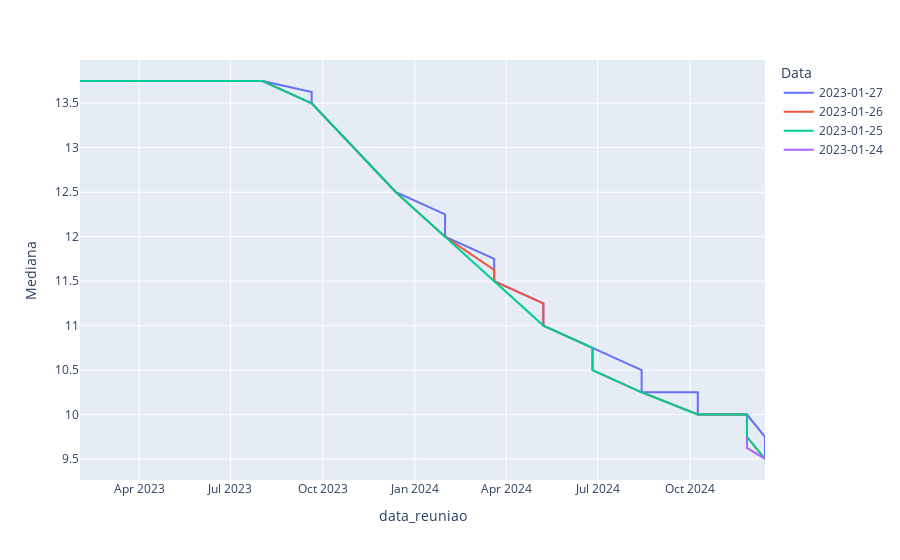

Here is the notebook cell this chart was saved with:
### Code cell
# Gráfico iterativo utilizando o plotly
fig=px.line(df_selic,x='data_reuniao',y='Mediana', color='Data')
# Gerando arquivo com o resultado
# plotly.offline.plot(fig, show_link = True,filename=f'./output/IPCA_forcast.html')
fig.show()

### Figure 1 — Plotly figure (JSON) as saved in the notebook; plotly's stock layout.template omitted (floating-point values rounded to 4 significant figures)
{"data": [{"hovertemplate": "Data=2023-01-27<br>data_reuniao=%{x}<br>Mediana=%{y}<extra></extra>", "legendgroup": "2023-01-27", "line": {"color": "#636efa", "dash": "solid"}, "marker": {"symbol": "circle"}, "mode": "lines", "name": "2023-01-27", "orientation": "v", "showlegend": true, "type": "scatter", "x": ["2023-02-01", "2023-02-01", "2023-03-22", "2023-03-22", "2023-05-03", "2023-05-03", "2023-06-21", "2023-06-21", "2023-08-02", "2023-08-02", "2023-09-20", "2023-09-20", "2023-11-01", "2023-11-01", "2023-12-13", "2023-12-13", "2024-01-31", "2024-01-31", "2024-03-20", "2024-03-20", "2024-05-08", "2024-05-08", "2024-06-26", "2024-06-26", "2024-08-14", "2024-08-14", "2024-10-09", "2024-10-09", "2024-11-27", "2024-11-27", "2024-12-15", "2024-12-15"], "xaxis": "x", "y": [13.75, 13.75, 13.75, 13.75, 13.75, 13.75, 13.75, 13.75, 13.75, 13.75, 13.62, 13.5, 13, 13, 12.5, 12.5, 12.25, 12, 11.75, 11.5, 11.25, 11, 10.75, 10.75, 10.5, 10.25, 10.25, 10, 10, 10, 9.75, 9.5], "yaxis": "y"}, {"hovertemplate": "Data=2023-01-26<br>data_reuniao=%{x}<br>Mediana=%{y}<extra></extra>", "legendgroup": "2023-01-26", "line": {"color": "#EF553B", "dash": "solid"}, "marker": {"symbol": "circle"}, "mode": "lines", "name": "2023-01-26", "orientation": "v", "showlegend": true, "type": "scatter", "x": ["2023-02-01", "2023-02-01", "2023-03-22", "2023-03-22", "2023-05-03", "2023-05-03", "2023-06-21", "2023-06-21", "2023-08-02", "2023-08-02", "2023-09-20", "2023-09-20", "2023-11-01", "2023-11-01", "2023-12-13", "2023-12-13", "2024-01-31", "2024-01-31", "2024-03-20", "2024-03-20", "2024-05-08", "2024-05-08", "2024-06-26", "2024-06-26", "2024-08-14", "2024-08-14", "2024-10-09", "2024-10-09", "2024-11-27", "2024-11-27", "2024-12-15", "2024-12-15"], "xaxis": "x", "y": [13.75, 13.75, 13.75, 13.75, 13.75, 13.75, 13.75, 13.75, 13.75, 13.75, 13.5, 13.5, 13, 13, 12.5, 12.5, 12, 12, 11.62, 11.5, 11.25, 11, 10.75, 10.5, 10.25, 10.25, 10, 10, 10, 9.75, 9.5, 9.5], "yaxis": "y"}, {"hovertemplate": "Data=2023-01-25<br>data_reuniao=%{x}<br>Mediana=%{y}<extra></extra>", "legendgroup": "2023-01-25", "line": {"color": "#00cc96", "dash": "solid"}, "marker": {"symbol": "circle"}, "mode": "lines", "name": "2023-01-25", "orientation": "v", "showlegend": true, "type": "scatter", "x": ["2023-02-01", "2023-02-01", "2023-03-22", "2023-03-22", "2023-05-03", "2023-05-03", "2023-06-21", "2023-06-21", "2023-08-02", "2023-08-02", "2023-09-20", "2023-09-20", "2023-11-01", "2023-11-01", "2023-12-13", "2023-12-13", "2024-01-31", "2024-01-31", "2024-03-20", "2024-03-20", "2024-05-08", "2024-05-08", "2024-06-26", "2024-06-26", "2024-08-14", "2024-08-14", "2024-10-09", "2024-10-09", "2024-11-27", "2024-11-27", "2024-12-15", "2024-12-15"], "xaxis": "x", "y": [13.75, 13.75, 13.75, 13.75, 13.75, 13.75, 13.75, 13.75, 13.75, 13.75, 13.5, 13.5, 13, 13, 12.5, 12.5, 12, 12, 11.5, 11.5, 11, 11, 10.75, 10.5, 10.25, 10.25, 10, 10, 10, 9.75, 9.5, 9.5], "yaxis": "y"}, {"hovertemplate": "Data=2023-01-24<br>data_reuniao=%{x}<br>Mediana=%{y}<extra></extra>", "legendgroup": "2023-01-24", "line": {"color": "#ab63fa", "dash": "solid"}, "marker": {"symbol": "circle"}, "mode": "lines", "name": "2023-01-24", "orientation": "v", "showlegend": true, "type": "scatter", "x": ["2024-11-27", "2024-11-27", "2024-12-15", "2024-12-15"], "xaxis": "x", "y": [9.75, 9.625, 9.5, 9.5], "yaxis": "y"}], "layout": {"legend": {"title": {"text": "Data"}, "tracegroupgap": 0}, "margin": {"t": 60}, "xaxis": {"anchor": "y", "domain": [0, 1], "title": {"text": "data_reuniao"}}, "yaxis": {"anchor": "x", "domain": [0, 1], "title": {"text": "Mediana"}}}}
